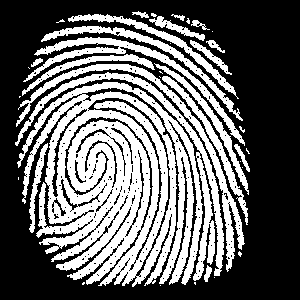
//> input picture img/fingerprint.bmp, 300 x 300 px
$ ./Assignment_5th_3   (built with g++ and OpenCV 4)
//> lines starting //> are read from the running program, lines starting //| are printed output that depends on the picture; after the words box and inside, x2 and y2 are one past the last pixel; in counts of white or black regions, pixels touching at a corner belong together
#include <opencv2/opencv.hpp>
#include <iostream>

int main() {
    // 이진 이미지 읽기 (흑백으로)
    cv::Mat img = cv::imread("/computer_vision/img/fingerprint.bmp", cv::IMREAD_GRAYSCALE);
//> img: 300 rows x 300 cols, CV_8UC1; 40.8% white; 38 white regions (19 under 20 px), largest, box (x1, y1, x2, y2) and area: (17, 82, 203, 287) 21838, (15, 72, 224, 281) 3237, (16, 64, 245, 272) 2589
    if (img.empty()) {
        std::cerr << "이미지를 불러올 수 없습니다!" << std::endl;
        return -1;
    }

    // 임계값 적용 (0 또는 255인 이진화 이미지로 보장)
    cv::threshold(img, img, 128, 255, cv::THRESH_BINARY);

    // 구조 요소 (3x3 사각형 커널)
    cv::Mat kernel = cv::getStructuringElement(cv::MORPH_RECT, cv::Size(3, 3));

    // 침식 후 팽창

    // 침식 연산
    cv::Mat eroded_1;
    cv::erode(img, eroded_1, kernel);
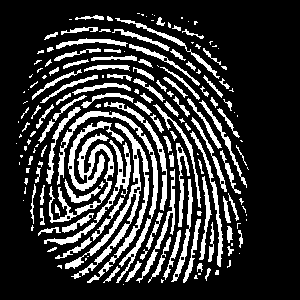
//> eroded_1: 300 rows x 300 cols, CV_8UC1; 21.1% white; 177 white regions (73 under 20 px), largest, box (x1, y1, x2, y2) and area: (65, 123, 149, 283) 2034, (49, 121, 124, 223) 1906, (57, 111, 158, 283) 1356

    // 팽창 연산
    cv::Mat dilated_1;
    cv::dilate(eroded_1, dilated_1, kernel);
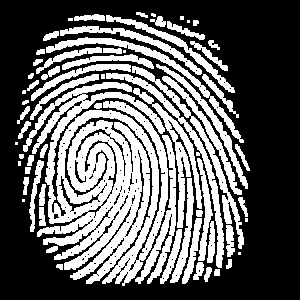
//> dilated_1: 300 rows x 300 cols, CV_8UC1; 39% white; 68 white regions (11 under 20 px), largest, box (x1, y1, x2, y2) and area: (23, 82, 168, 286) 16113, (133, 88, 202, 228) 1556, (106, 73, 224, 268) 1539

    cv::imshow("침식 후 팽창 - Original", img);
    cv::imshow("침식 후 팽창 - 침식", eroded_1);
    cv::imshow("침식 후 팽창 - 팽창", dilated_1);


    // 팽창 후 침식

    // 팽창 연산
    cv::Mat dilated_2;
    cv::dilate(img, dilated_2, kernel);
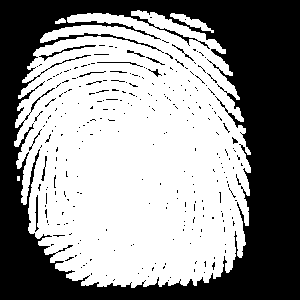
//> dilated_2: 300 rows x 300 cols, CV_8UC1; 57.3% white; 274 black regions (260 under 20 px), largest, box (x1, y1, x2, y2) and area: (0, 0, 300, 300) 36920, (39, 45, 96, 61) 125, (35, 195, 39, 232) 69

    // 침식 연산
    cv::Mat eroded_2;
    cv::erode(dilated_2, eroded_2, kernel);
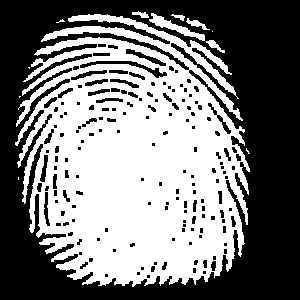
//> eroded_2: 300 rows x 300 cols, CV_8UC1; 48.4% white; 12 white regions (6 under 20 px), largest, box (x1, y1, x2, y2) and area: (15, 14, 250, 287) 42782, (149, 13, 205, 41) 402, (186, 18, 210, 30) 103, (206, 40, 225, 53) 91, (132, 11, 149, 18) 66, (171, 14, 185, 21) 45

    // 결과 출력
    cv::imshow("팽창 후 침식 - Original", img);
    cv::imshow("팽창 후 침식 - 팽창", dilated_2);
    cv::imshow("팽창 후 침식 - 침식", eroded_2);

    cv::waitKey(0);
    cv::destroyAllWindows();

    return 0;
}

$ run again, with img/fiigure.bmp copied over img/fingerprint.bmp
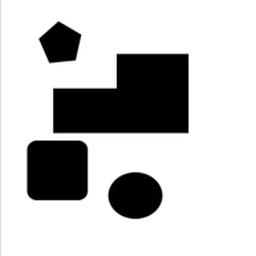
//> input picture img/fiigure.bmp, 256 x 256 px
//> img is the input picture: 256 rows x 256 cols, CV_8UC1; min 0, max 255, mean 195.5
//> `cv::threshold(img, img, 128, 255, cv::THRESH_BINARY);`:
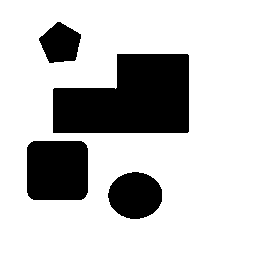
//> img: 256 rows x 256 cols, CV_8UC1; 76.7% white; 4 black regions, box (x1, y1, x2, y2) and area: (53, 54, 189, 133) 8564, (27, 141, 88, 200) 3527, (108, 172, 162, 219) 1979, (39, 22, 81, 63) 1202
//> eroded_1: 256 rows x 256 cols, CV_8UC1; 75.1% white; 4 black regions, box (x1, y1, x2, y2) and area: (52, 53, 190, 134) 8999, (26, 140, 89, 201) 3771, (107, 171, 163, 220) 2185, (38, 21, 82, 64) 1372
//> `cv::dilate(img, dilated_2, kernel);`:
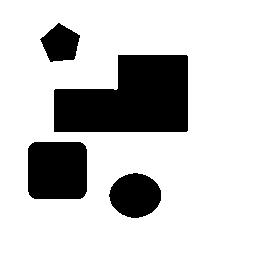
//> dilated_2: 256 rows x 256 cols, CV_8UC1; 78.3% white; 4 black regions, box (x1, y1, x2, y2) and area: (54, 55, 188, 132) 8136, (28, 142, 87, 199) 3291, (109, 173, 161, 218) 1781, (40, 23, 80, 62) 1040
